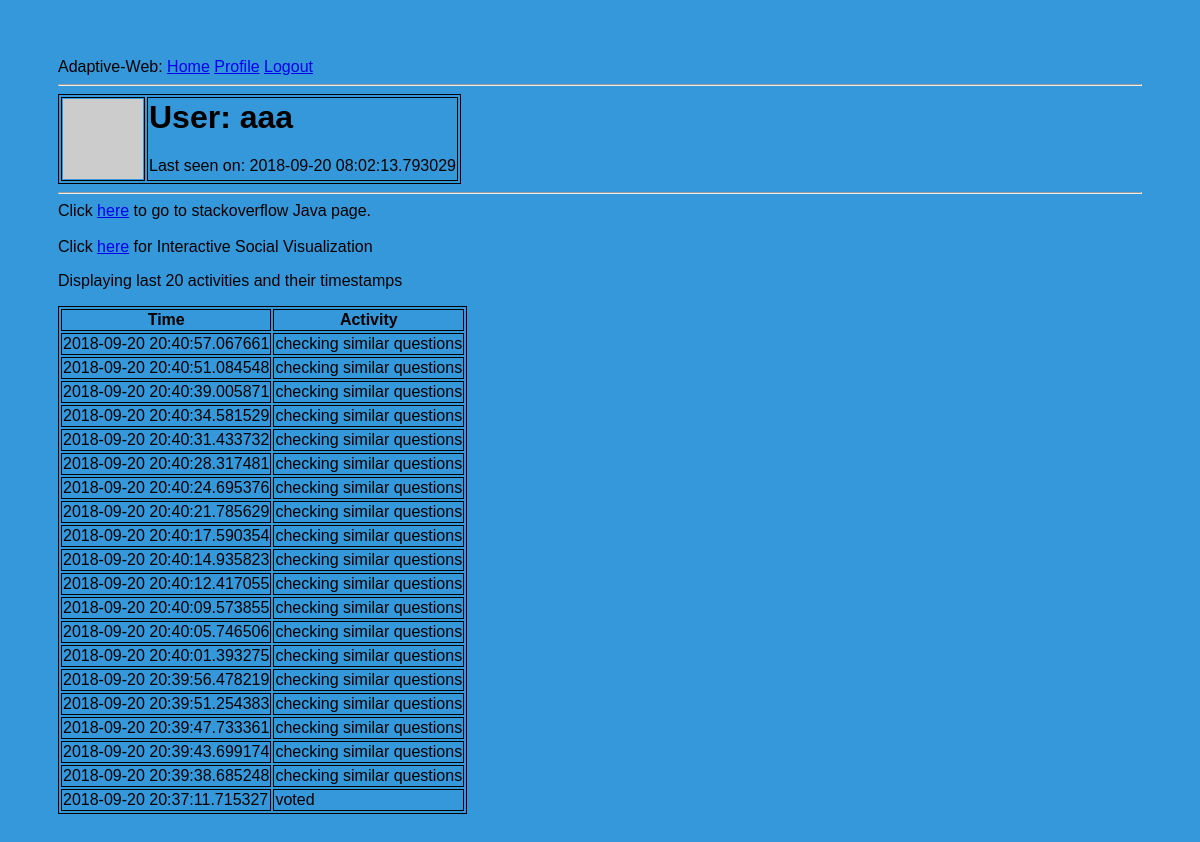
The app's page /user/aaa (signed in) with its own data.
### app/models.py (models this page shows, shortened)
class User(UserMixin, db.Model):
    id = db.Column(db.Integer, primary_key=True)
    username = db.Column(db.String(64), index=True, unique=True)
    email = db.Column(db.String(120), index=True, unique=True)
    password_hash = db.Column(db.String(128))
    about_me = db.Column(db.String(140))
    last_seen = db.Column(db.DateTime, default=datetime.utcnow)
    def __repr__(self):
        return '<User {}>'.format(self.username)
    def avatar(self, size):
        digest = md5(self.email.lower().encode('utf-8')).hexdigest()
        return 'https://www.gravatar.com/avatar/{}?d=identicon&s={}'.format(
            digest, size)

class Test(db.Model):
    id = db.Column(db.Integer, primary_key=True)
    username = db.Column(db.String(64), index=True)
    count = db.Column(db.Integer)
    activity = db.Column(db.String(64), index=True)
    time = db.Column(db.DateTime, index=True, default=datetime.utcnow)

### app/routes.py (the view)
@app.route('/user/<username>', methods=['GET', 'POST'])
@login_required
def user(username):
    print current_user
    user = User.query.filter_by(username=username).first_or_404()
    posts = Test.query.filter_by(username=username).first()
    conn = sqlite3.connect('app.db')
    c = conn.cursor()
    print str(current_user.username)
    c.execute("SELECT time, activity FROM Test WHERE username like '" + str(current_user.username) + "' ORDER BY id DESC LIMIT 20")
    data = c.fetchall()
    print "rendering"
    return render_template('user.html', user=user, data=data)

### app/models.py (called while the page is built)
@login.user_loader
def load_user(id):
    return User.query.get(int(id))

### app/routes.py (called while the page is built)
@app.before_request
def before_request():
    if current_user.is_authenticated:
        current_user.last_seen = datetime.utcnow()
        db.session.commit()

### app/templates/user.html (shortened to what this page needs)
{% extends "base.html" %}
{% block content %}
    <table>
        <tr valign="top">
            <td><img src="{{ user.avatar(128) }}"></td>
            <td>
                <h1>User: {{ user.username }}</h1>
                {% if user.last_seen %}<p>Last seen on: {{ user.last_seen }}</p>{% endif %}
            </td>
        </tr>
    </table>
    <hr>
    Click <a href="https://stackoverflow.com/questions/tagged/java?sort=frequent&pageSize=15?&user={{ user.username }}">here</a> to go to stackoverflow Java page.
<br>
<br>
Click <a href="{{url_for('chart') }}">here</a> for Interactive Social Visualization
<br>
<p> Displaying last 20 activities and their timestamps</p>
    <table>
        <tr>
    <th>Time</th>
    <th>Activity</th>
  </tr>
    {% for item in data %}
    <tr>
        <td>{{item[0]}}</td>
        <td>{{item[1]}}</td>
    </tr>
    {% endfor %}
    </table>
{% endblock %}

### app/static/style.css (style rules this page uses)
* { box-sizing: border-box; }
body { font-family: Arial; background-color: #3498DB; padding: 50px; }

### app/templates/user.html (style rules this page uses)
table, th, td { border: 1px solid black; }

### records on screen
User: username "aaa", last_seen "2018-09-20 08:02:13.793029"
Test: time "2018-09-20 20:40:57.067661", activity "checking similar questions"
Test: time "2018-09-20 20:40:51.084548", activity "checking similar questions"
Test: time "2018-09-20 20:40:39.005871", activity "checking similar questions"
Test: time "2018-09-20 20:40:34.581529", activity "checking similar questions"
Test: time "2018-09-20 20:40:31.433732", activity "checking similar questions"
Test: time "2018-09-20 20:40:28.317481", activity "checking similar questions"
Test: time "2018-09-20 20:40:24.695376", activity "checking similar questions"
Test: time "2018-09-20 20:40:21.785629", activity "checking similar questions"
Test: time "2018-09-20 20:40:17.590354", activity "checking similar questions"
Test: time "2018-09-20 20:40:14.935823", activity "checking similar questions"
Test: time "2018-09-20 20:40:12.417055", activity "checking similar questions"
Test: time "2018-09-20 20:40:09.573855", activity "checking similar questions"
Test: time "2018-09-20 20:40:05.746506", activity "checking similar questions"
Test: time "2018-09-20 20:40:01.393275", activity "checking similar questions"
Test: time "2018-09-20 20:39:56.478219", activity "checking similar questions"
Test: time "2018-09-20 20:39:51.254383", activity "checking similar questions"
Test: time "2018-09-20 20:39:47.733361", activity "checking similar questions"
Test: time "2018-09-20 20:39:43.699174", activity "checking similar questions"
Test: time "2018-09-20 20:39:38.685248", activity "checking similar questions"
Test: time "2018-09-20 20:37:11.715327", activity "voted"
